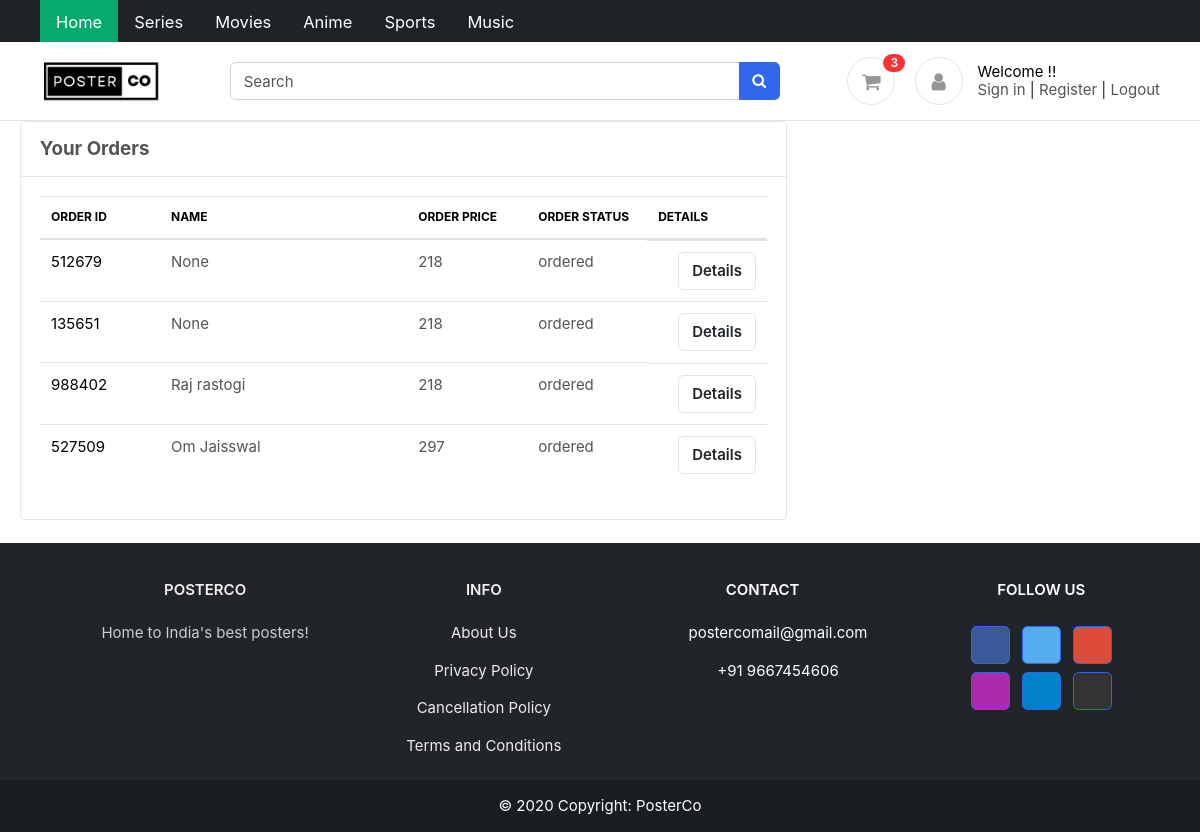
The page /accounts/your_orders (signed in) on the database as committed earlier.
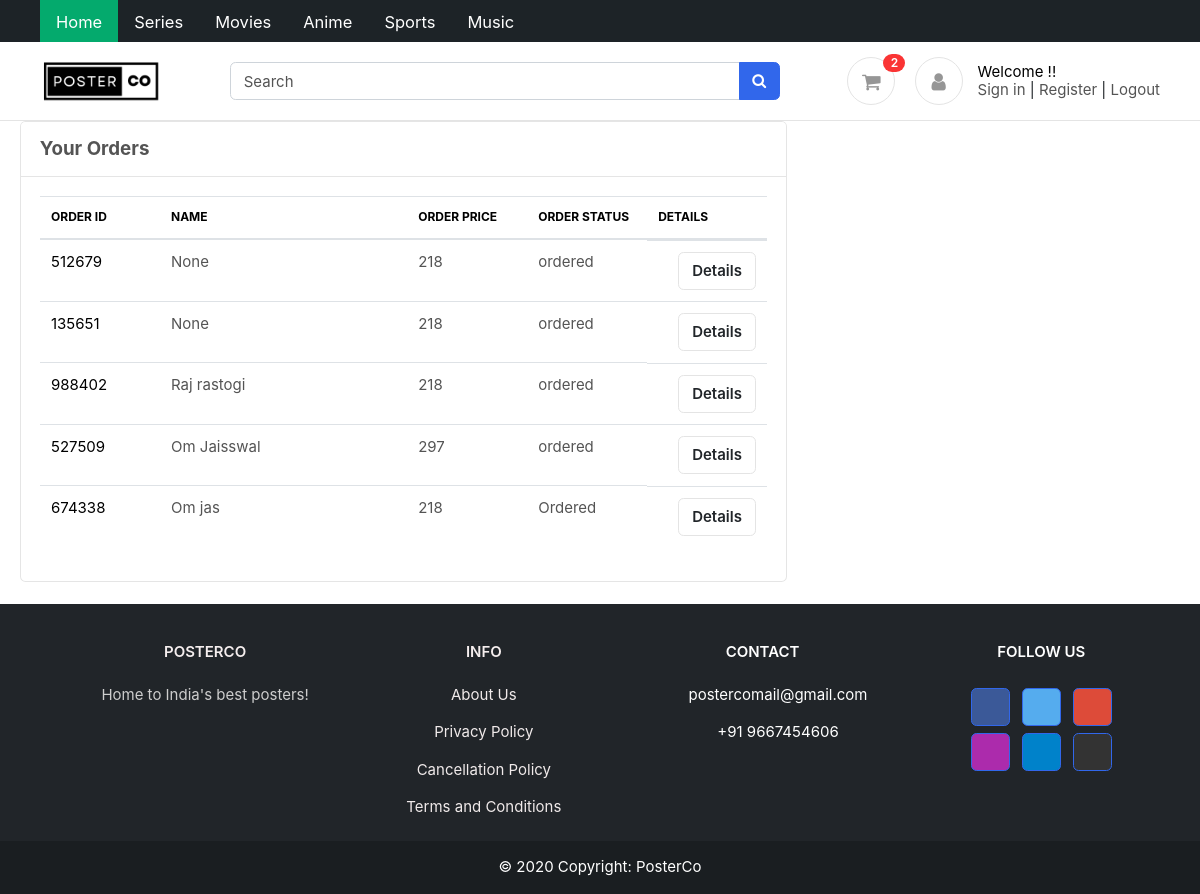
The same page on the database as committed later.
### accounts/models.py (models this page shows, shortened)
class Profile(BaseModel):
    user = models.OneToOneField(User , on_delete=models.CASCADE , related_name='profile')
    is_email_verified = models.BooleanField(default=False)
    email_token = models.CharField(max_length=100 , null=True , blank=True)
    def get_cart_count(self):
        return CartItems.objects.filter(cart__is_paid = False , cart__user = self.user).count()

class Order(BaseModel):
    order_id = models.IntegerField()
    user = models.ForeignKey(User , on_delete=models.CASCADE , related_name='order_user')
    name = models.CharField(max_length=100 , null=True)
    details = models.ManyToManyField(CustomerDetails , related_name='customer_details')
    order_items = models.ManyToManyField(CartItems , related_name='order_items')
    order_price = models.IntegerField(null=True)
    order_status = models.CharField(max_length=100)
    order_is_paid = models.BooleanField(default=False)

### accounts/views.py (the view)
# urls.py: path('your_orders' , your_orders , name="your_orders"),
@login_required
def your_orders(request):
    user = request.user
    orders = Order.objects.filter(user=user)
    context = {'orders' : orders}
    return render(request , 'accounts/your_orders.html' , context)

### templates/accounts/your_orders.html
{% extends "base/base.html" %}
{% block start %}
<div class="container-fluid">
    <div class="col-md-8 mb-4">
      <div class="card mb-4">
        <div class="card-header py-3">
          <h5 class="mb-0">Your Orders</h5>
        </div>
        <div class="card-body">
            <div class="table-responsive">
                <table class="table">
                    <thead class="text-muted">
                        <tr class="small text-uppercase">
                            <th scope="col" width="120" style="color: black;">Order Id</th>
                            <th scope="col" style="color: black;">Name</th>
                            <th scope="col" width="120" style="color: black;">Order Price</th>
                            <th scope="col" width="120" style="color: black;">Order Status</th>
                            <th scope="col" width="120" style="color: black;"   >Details</th>
                        </tr>
                    </thead>
                    <tbody>
                        {%for order in orders %}
                        <tr>
                            <td style="color: black;">
                                <div class>{{order.order_id}}</div>
                            </td>
                            <td>
                                <div class>{{order.name}}</div>
                            </td>
                            <td>
                                <div class>{{order.order_price}}</div>
                            </td>
                            <td>
                                <div class>{{order.order_status}}</div>
                            </td>
                            <td class="text-right d-none d-md-block">
                                <a href="{% url 'order_detail' order.order_id %}" class="btn btn-light" data-abc="true"> Details</a>
                            </td>
                        </tr>
                        {% endfor %}
                    </tbody>
                </table>
            </div>
        </div>
      </div>
    </div>
  </div>
{% endblock %}

### templates/base/base.html (shortened to what this page needs)
{% load static %}
<!DOCTYPE HTML>
<html lang="en">
<head>
<link href="/media/css/bootstrap.css" rel="stylesheet" type="text/css"/>
<link href="/media/fonts/fontawesome/css/all.min.css" type="text/css" rel="stylesheet">
<link href="/media/css/ui.css" rel="stylesheet" type="text/css"/>
<link href="/media/css/style2.css" rel="stylesheet" />
</head>
<body>
	<link rel="stylesheet" href="https://cdnjs.cloudflare.com/ajax/libs/font-awesome/4.7.0/css/font-awesome.min.css">
<div class="topnav" id="myTopnav">
	<div class="container">
  <a href="{% url 'index' %}" class="active">Home</a>
  <a href="#">Series</a>
  <a href="{% url 'marvel' %}">Movies</a>
  <a href="{% url 'anime' %}">Anime</a>
  <a href="#about">Sports</a>
  <a href="#about">Music</a>
</div>
</div>
		<section class="header-main border-bottom">
			<div class="container">
		<div class="row align-items-center">
			<div class="col-lg-2 col-4">
				<div class="brand-wrap">
					<a href ="{% url 'index' %}"><img class="logo" src="/media/images/logo_main.png"></a>
				</div>
			</div>
			<div class="col-lg-6 col-sm-12">
				<form method="get" action="{% url 'search' %}">
					<div class="input-group w-100">
						<input type="text" class="form-control" placeholder="Search" name="search">
						<div class="input-group-append">
						  <button class="btn btn-primary" type="submit">
							<i class="fa fa-search"></i>
						  </button>
						</div>
					</div>
				</form>
			</div>
			<div class="col-lg-4 col-sm-6 col-8">
				<div class="widgets-wrap float-md-right">
					<div class="widget-header  mr-3">
						<a href="{% url 'cart' %}" class="icon icon-sm rounded-circle border"><i class="fa fa-shopping-cart"></i></a>
						<span class="badge badge-pill badge-danger notify">{{request.user.profile.get_cart_count}}</span>
					</div>
					<div class="widget-header icontext">
						<a href="{% url 'your_orders' %}" class="icon icon-sm rounded-circle border"><i class="fa fa-user"></i></a>
						<div class="text">
							{% if user %}
							<span class="text" style="color: black
							;">Welcome {{user.first_name}}!!</span>
							{% endif %}
							<div>
								<a href="{% url 'login' %}">Sign in</a> |
								<a href="{% url 'register' %}"> Register</a> |
								{% if user %}
								<a href="{% url 'logout' %}"> Logout</a>
								{% endif %}
							</div>
						</div>
					</div>
				</div>
			</div>
		</div>
			</div>
		</section>
        {% block start %}
        {% endblock %}
<footer
		class="text-center text-lg-start text-white bg-dark"
		>
	<div class="container p-4 pb-0">
	<section class="">
		<div class="row">
		<div class="col-md-3 col-lg-3 col-xl-3 mx-auto mt-3">
			<h6 class="text-uppercase mb-4 font-weight-bold" style="color: rgb(245, 238, 238);">
			PosterCo
			</h6>
			<p style="color: rgb(205, 205, 205);">
			Home to India's best posters!
			</p>
		</div>
		<div class="col-md-2 col-lg-2 col-xl-2 mx-auto mt-3">
			<h6 class="text-uppercase mb-4 font-weight-bold" style="color: rgb(245, 238, 238);">Info</h6>
			<p>
			<a href="{% url 'about_us' %}" class="text" style="color: rgb(240, 234, 234);">About Us</a>
			</p>
			<p>
			<a href="{% url 'privacy_policy' %}" class="text" style="color: rgb(240, 234, 234);">Privacy Policy</a>
			</p>
			<p>
			<a href="{% url 'cancellation_policy' %}" class="text" style="color: rgb(240, 234, 234);">Cancellation Policy</a>
			</p>
			<p>
			<a href="{% url 'tnc' %}" class="text" style="color: rgb(240, 234, 234);">Terms and Conditions</a>
			</p>
		</div>
		<div class="col-md-4 col-lg-3 col-xl-3 mx-auto mt-3">
			<h6 class="text-uppercase mb-4 font-weight-bold">Contact</h6>
			<p><i class="fas fa-envelope mr-3"></i> postercomail@gmail.com</p>
			<p><i class="fas fa-phone mr-3"></i> +91 9667454606</p>
		</div>
		<div class="col-md-3 col-lg-2 col-xl-2 mx-auto mt-3">
			<h6 class="text-uppercase mb-4 font-weight-bold">Follow us</h6>
			<a
				class="btn btn-primary btn-floating m-1"
				style="background-color: #3b5998"
				href="#!"
				role="button"
				><i class="fab fa-facebook-f"></i
			></a>
			<a
				class="btn btn-primary btn-floating m-1"
				style="background-color: #55acee"
				href="#!"
				role="button"
				><i class="fab fa-twitter"></i
			></a>
			<a
				class="btn btn-primary btn-floating m-1"
				style="background-color: #dd4b39"
				href="#!"
				role="button"
				><i class="fab fa-google"></i
			></a>
			<a
				class="btn btn-primary btn-floating m-1"
				style="background-color: #ac2bac"
				href="#!"
				role="button"
				><i class="fab fa-instagram"></i
			></a>
			<a
				class="btn btn-primary btn-floating m-1"
				style="background-color: #0082ca"
				href="#!"
				role="button"
				><i class="fab fa-linkedin-in"></i
			></a>
			<a
				class="btn btn-primary btn-floating m-1"
				style="background-color: #333333"
				href="#!"
				role="button"
				><i class="fab fa-github"></i
			></a>
		</div>
		</div>
	</section>
	</div>
	<div
		class="text-center p-3"
		style="background-color: rgba(0, 0, 0, 0.2)"
		>
	© 2020 Copyright:
	<a class="text-white" href="https://mdbootstrap.com/"
		>PosterCo</a
		>
	</div>
</footer>
</body>
</html>

### html/css/ui.css (style rules this page uses)
html { font-family: 'Inter', sans-serif; font-size: 15px; }
.icon-xs, .icon-sm, .icon-md, .icon-lg { display: inline-block; text-align: center; flex-shrink: 0; flex-grow: 0; }
.icon-sm { width: 48px; height: 48px; line-height: 48px; font-size: 20px; }
p:last-child { margin-bottom: 0; }
.header-main { position: relative; padding-top: 1rem; padding-bottom: 1rem; }
.brand-wrap .logo, .navbar-brand .logo { margin-right: 7px; max-height: 42px; display: inline-block; }
.widget-header { display: inline-block; vertical-align: middle; position: relative; }
.widget-header a { color: #545454; }
.widget-header i { color: #969696; }
.widget-header .notify { position: absolute; top: -3px; right: -10px; }
.btn-light { background-color: #fff; border-color: #e4e4e4; }
.icontext { display: inline-flex; align-items: center; vertical-align: middle; }
.icontext .text { width: 100%; line-height: 1.2; color: #212529; }
.icontext .icon { position: relative; margin-right: 15px; flex-shrink: 0; flex-grow: 0; }
.notify { position: absolute; top: -4px; right: -10px; display: inline-block; padding: .25em .6em; font-size: 12px; line-height: 1; text-align: center; border-radius: 3rem; color: #fff; background-color: #fa3434; }

### public/static/css/style2.css (style rules this page uses)
.topnav { background-color: rgb(29, 35, 39); overflow: hidden; height: 42px; }
.topnav a { float: left; display: flex; color: #ffffff; text-align: center; padding: 10px 16px; text-decoration: none; font-size: 16.5px; }
.topnav a.active { background-color: #04AA6D; color: white; }

Rows that differ between the two databases and show on the page:
added Order: order_id "674338", name "Om jas", order_price "218", order_status "Ordered"
Other text that changed with them:
{{ request.user.profile.get_cart_count }}: "3" → "2"
